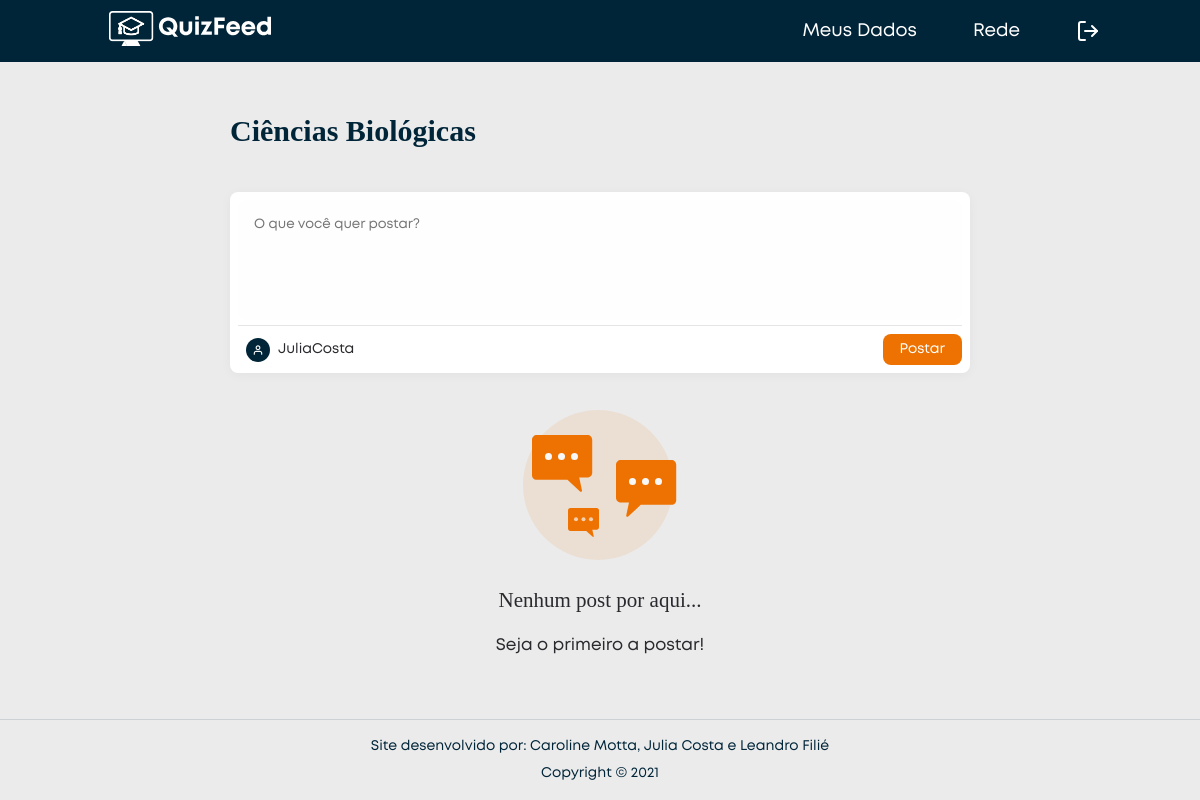
Before: /rede.php (signed in) with the older database file.
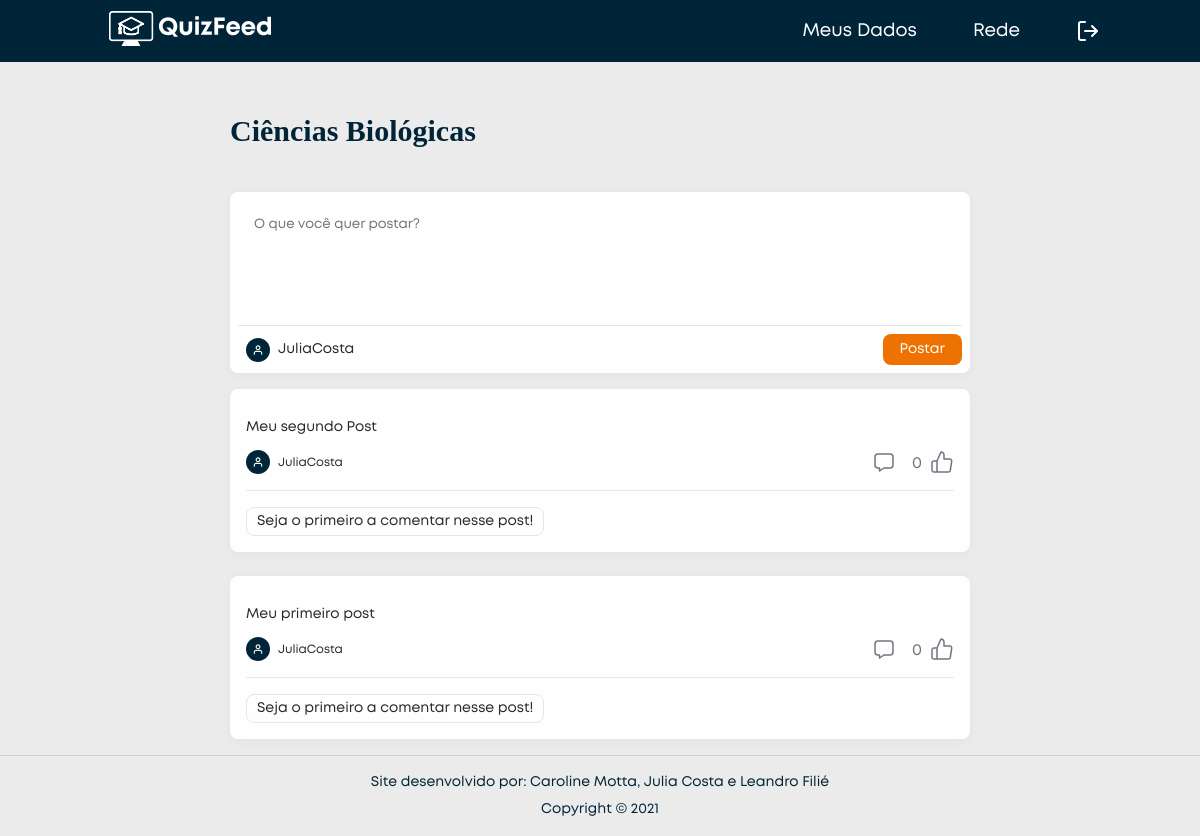
After: the same page with the newer database file.
### tables this page shows
CREATE TABLE IF NOT EXISTS `rede` (
  `id_rede` int(11) NOT NULL AUTO_INCREMENT,
  `nome` varchar(50) NOT NULL,
  `cod_area` int(11) NOT NULL,
  PRIMARY KEY (`id_rede`),
  KEY `cod_area` (`cod_area`)
);

CREATE TABLE IF NOT EXISTS `postagem` (
  `id_postagem` int(11) NOT NULL AUTO_INCREMENT,
  `data` date NOT NULL,
  `hora` time NOT NULL,
  `conteudo` varchar(500) NOT NULL,
  `email_usuario` varchar(100) NOT NULL,
  `cod_rede` int(11) NOT NULL,
  PRIMARY KEY (`id_postagem`,`email_usuario`,`cod_rede`),
  KEY `email_usuario` (`email_usuario`),
  KEY `cod_rede` (`cod_rede`)
);

CREATE TABLE IF NOT EXISTS `usuario_comum` (
  `email_usuario` varchar(100) NOT NULL,
  `nome_usuario` varchar(100) NOT NULL,
  PRIMARY KEY (`email_usuario`)
);

### rede.php (the view, shortened to what this page needs)
<!DOCTYPE html>
<html lang="pt-br">
<head>
  <?php include './inc/head.inc' ?>
  <link rel="stylesheet" href="./style/rede.css">
</head>
<body>
  <?php include './inc/menu.inc'; ?>
  <?php
    include './inc/conexao.php';
    $selectNomeRede = "SELECT rede.nome as nome, rede.id_rede as id_rede FROM rede INNER JOIN inscricao ON inscricao.email_usuario = '".$_SESSION["email"]."' AND inscricao.cod_rede = rede.id_rede";
    $resultadoNomeRede = mysqli_query($conexao,$selectNomeRede);
    while($linha = mysqli_fetch_assoc($resultadoNomeRede)){
      $nomeRede = $linha['nome'];
      $idRede = $linha["id_rede"];
    }
    $selectPosts = "SELECT postagem.conteudo as conteudo, usuario_comum.nome_usuario as nome_usuario, postagem.id_postagem as id_postagem FROM postagem  INNER JOIN usuario_comum ON usuario_comum.email_usuario = postagem.email_usuario WHERE postagem.cod_rede = $idRede ORDER BY postagem.id_postagem DESC";
    $resultadoPosts = mysqli_query($conexao,$selectPosts);
  ?>
<main>
  <div class="header-rede">
    <div class="rede-title">
      <h1>
        <?php echo $nomeRede; ?>
      </h1>
    </div>
  </div>
  <form>
    <textarea id="conteudo" placeholder="O que você quer postar?"></textarea>
    <div class="form-footer">
      <div class="user-info">
        <img src="./assets/images/avatar.svg" alt="Avatar" />
        <span><?php echo $_SESSION['nome_usuario']; ?></span>
      </div>
      <button type='button' id="postar">Postar</button>
    </div>
  </form>
  <section class="posts">
    <?php
    $i = 0;
      while($linha = mysqli_fetch_assoc($resultadoPosts)){
        $selectLikes = "SELECT email_usuario as email_curtida, cod_postagem as postagem_like FROM curtida";
        echo '
          <div class="post">
            <p>'.$linha["conteudo"].'</p>
            <div class="post-footer">
              <div class="user-info">
                <img src="./assets/images/avatar.svg" alt="Avatar" />
                <span>'.$linha["nome_usuario"].'</span>
              </div>
              <div class="interacoes">
                <img src="./assets/images/answer.svg" alt="comentar" class="comentar" onclick="comentar('.$linha["id_postagem"].')"/>
                <div class="like" id="like" value="'.$linha["id_postagem"].'" onclick="curtir('.$linha["id_postagem"].')">
                ';
                $selectLikes .= ' WHERE cod_postagem = '.$linha["id_postagem"].'';
                $resultadoLikes = mysqli_query($conexao,$selectLikes);
                $qtdLikes = mysqli_num_rows($resultadoLikes);
                echo '
                  <span id="likeCount">'.$qtdLikes.'</span>
                ';
                $selectLikeUser = "SELECT email_usuario as email_curtida, cod_postagem as postagem_like FROM curtida WHERE email_usuario = '".$_SESSION["email"]."' AND cod_postagem = '".$linha["id_postagem"]."'";
                $resultadoLikeUser = mysqli_query($conexao,$selectLikeUser);
                if(mysqli_num_rows($resultadoLikeUser) > 0){
                  echo '<img src="./assets/images/liked.svg" alt="liked"  />';
                }
                else{
                  echo '<img src="./assets/images/like.svg" alt="like"  />';
                }
                echo '
                </div>
              </div>
            </div>
            <div class="section-comentarios">
              <div class="enviar-comentario hide" value='.$linha["id_postagem"].'>
                <input type="text" placeholder="Escreva seu comentário" />
                <img src="./assets/images/send.svg" alt="" class="button_enviar_comentario">
              </div>
              <div class="empty-comment comentario-content" value='.$linha["id_postagem"].'>Seja o primeiro a comentar nesse post!</div>
                <!--
                <div class="comentario">
                  <div class="avatar">
                    <img src="./assets/images/avatar.svg" alt="Avatar" />
                  </div>
                  <div class="comentario-content">
                    <span>@NomeUsuário</span>
                    <p>Comentário aquiii!!</p>
                  </div>
                </div>
                -->
            </div>
          </div>
        ';
        $i++;
      }
      if($i == 0){
        echo '
          <div class="empty-post">
            <img src="./assets/images/empty_post.svg" alt="Icone de Mensagem">
            <p>Nenhum post por aqui...</p>
            <span>Seja o primeiro a postar!</span>
          </div>
        ';
      }
    ?>
  </section>
</main>
<?php include './inc/footer.inc' ?>
</body>
</html>

### inc/head.inc (shortened to what this page needs)
<link rel="stylesheet" href="./style/main.css">
<link rel="stylesheet" href="./style/menu_mobile.css">

### inc/menu.inc (shortened to what this page needs)
<?php
    include 'conexao.php';
    echo '
        <header class="header">
            <nav>
                <a href="home.php"><img src="././assets/images/logo.svg" alt="logo" class="logo"></a>
                <button id="js-open-menu" class="menu-button">
                    <i class="menu-icon"></i>
                </button>
                <ul class="menu">
                ';
                if($_SESSION["permissao"] == 2){
                    echo '<li><a href="dados_usuarios.php">Meus Dados</a></li>';
                    $selectNomeRede = "SELECT rede.nome as nome, rede.id_rede as id_rede FROM rede INNER JOIN inscricao ON inscricao.email_usuario = '".$_SESSION["email"]."' AND inscricao.cod_rede = rede.id_rede";
                    $resultadoNomeRede = mysqli_query($conexao,$selectNomeRede);
                    if(mysqli_num_rows($resultadoNomeRede) != 0){
                        echo '<li><a href="rede.php">Rede</a></li>';
                    }
                }
                echo '
                    <li class="logout"><a href="logout.php" class="icon-logout"><img src="././assets/images/log-out.svg"/></a></li>
                </ul>
            </nav>
        </header>
    ';
?>

### inc/footer.inc
<footer>
    <div> Site desenvolvido por: Caroline Motta, Julia Costa e Leandro Filié</div>
    <div>Copyright &copy 2021</div>
</footer>

### style/main.css (style rules this page uses)
:root { --azul: #002539; --laranja: #ed7201; --area-main: calc(100vh - 143px); --border-color: #e5e5e5; }
html { font-size: 14px; }
* { box-sizing: border-box; font-family: "Mont"; }
body { margin: 0; padding: 0; background: #e5e5e5be; color: #29292e; }
.header { width: 100%; top: 0; z-index: 100; height: 62px; display: flex; align-items: center; justify-content: center; }
.header nav { width: 100%; max-width: 1000px; display: flex; align-items: center; justify-content: space-between; margin: 0 50px; }
.header nav .menu { display: flex; align-items: center; gap: 4rem; padding-left: 0; }
.header nav .menu li a { display: block; color: white; font-weight: 600; font-size: 1.3rem; }
.header nav .menu .icon-logout { margin: 0; display: flex; align-items: center; }
main { max-width: 800px; }
.logo { width: 13rem; height: 2.5rem; }
ul { list-style: none; }
button { outline: none; }
a { text-decoration: none; color: inherit; }
footer { display: flex; flex-direction: column; align-items: center; justify-content: center; height: 55px; width: 100%; padding: 40px 0; border-top: 1px #00253921 solid; text-align: center; }
footer div { margin: 5px 0; font-size: 1rem; color: #002539; }

### style/rede.css (style rules this page uses)
header { background: var(--azul); }
main { display: flex; flex-direction: column; justify-content: flex-start; text-align: center; margin: auto; padding: 0 30px; min-height: var(--area-main); }
.rede-title { margin: 32px 0 24px; display: flex; align-items: center; justify-content: space-between; }
.rede-title h1 { font-size: 30px; color: var(--azul); font-family: "Mont-SemiBold"; }
.form_footer .user-info, .posts .user-info { display: flex; align-items: center; }
.user-info img { width: 24px; height: 24px; }
.user-info span { margin-left: 8px; color: #29292e; }
.posts .user-info span { font-size: 0.85rem; }
form { background-color: #fff; padding: 8px; box-shadow: 0px 2px 12px rgba(0, 0, 0, 0.04); border-radius: 8px; }
form textarea { width: 100%; border: 0; padding: 16px; border-radius: 8px; background: #fefefe; resize: none; min-height: 120px; }
form .form-footer { display: flex; justify-content: space-between; align-items: center; border-top: 1px solid var(--border-color); padding-top: 8px; }
form .form-footer .user-info { display: flex; align-items: center; margin-left: 8px; }
form .form-footer button { padding: 7px 17px; background: var(--laranja); color: white; cursor: pointer; border-radius: 8px; border: 0; font-size: 1rem; cursor: pointer; }
.posts { display: flex; flex-direction: column; gap: 24px; margin-top: 16px; margin-bottom: 16px; }
.posts .post { display: flex; flex-direction: column; justify-content: space-between; width: 100%; min-height: 130px; padding: 16px; border: 0; border-radius: 8px; background: #fefefe; box-shadow: 0px 2px 12px rgba(0, 0, 0, 0.04); }
.posts .post p { text-align: justify; }
.post .post-footer { display: flex; align-items: center; justify-content: space-between; flex-wrap: wrap; gap: 16px; }
.post .post-footer .interacoes { display: flex; align-items: center; justify-content: center; gap: 16px; }
.post .post-footer .interacoes .like { display: flex; align-items: flex-end; gap: 8px; cursor: pointer; }
.post .post-footer .interacoes .like span { font-size: 16px; color: #737380; }
.post .post-footer .interacoes .comentar { cursor: pointer; }
.post .section-comentarios { margin-top: 16px; border-top: 1px solid var(--border-color); }
.section-comentarios .comentario-content { display: flex; align-items: flex-start; justify-content: center; flex-direction: column; background: #fefefe; border: 1px solid var(--border-color); border-radius: 8px; margin-top: 16px; padding: 5px 10px; width: fit-content; }
.empty-post { margin-top: 1.5rem; margin-bottom: 1.5rem; }
.empty-post p { font-family: 'Mont-SemiBold'; font-size: 1.5rem; line-height: 2rem; }
.empty-post span { font-size: 1.2rem; }

Changed rows visible on the page:
added postagem: conteudo "Meu segundo Post", usuario_comum.nome_usuario "JuliaCosta", $linha["id_postagem"] 2 (drawn), qtdLikes "0"
added postagem: conteudo "Meu primeiro post", usuario_comum.nome_usuario "JuliaCosta", $linha["id_postagem"] 1 (drawn), qtdLikes "0"
Other visible differences:
text no longer shown: "Nenhum post por aqui... Seja o primeiro a postar!"
